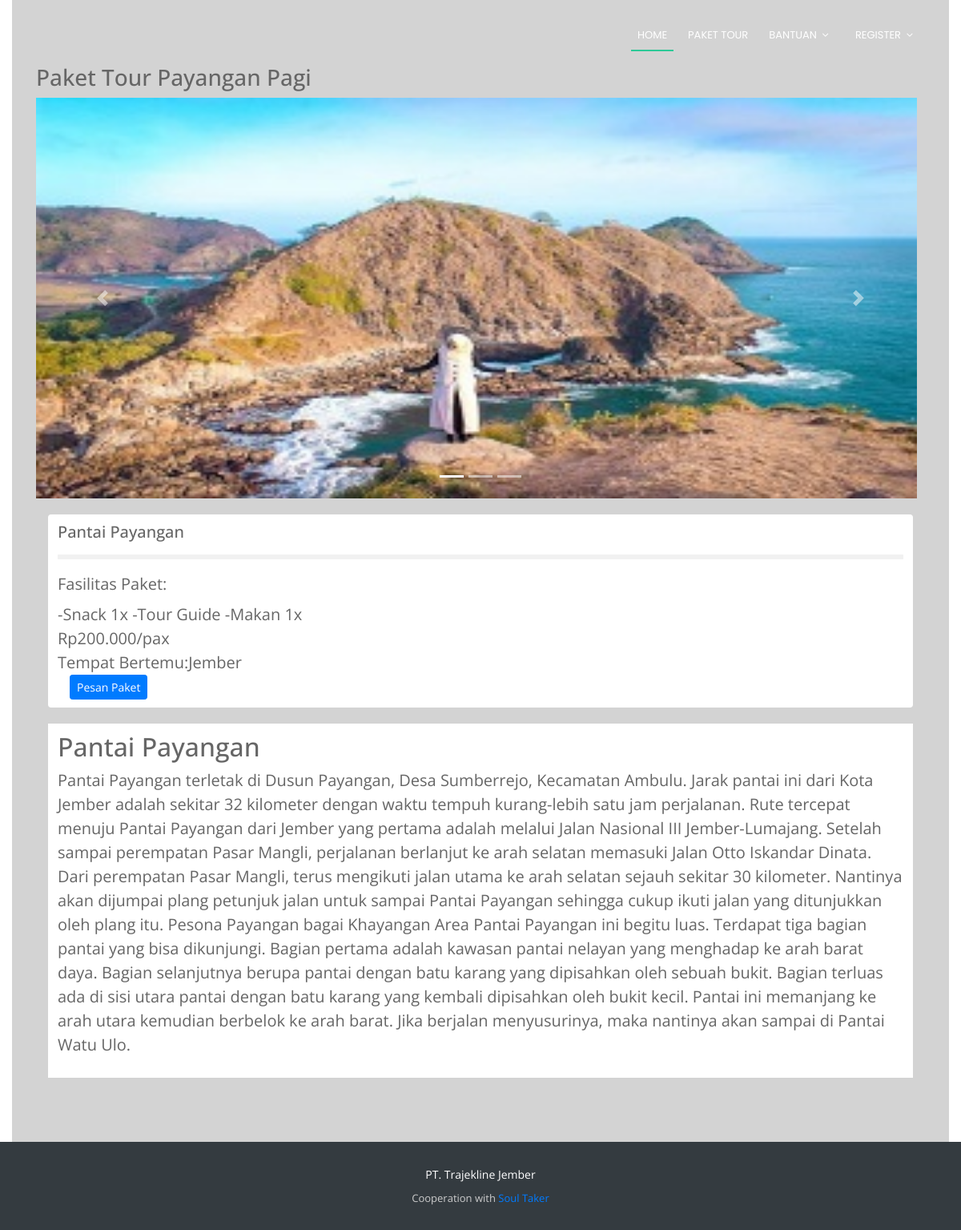
/home/detail_paket/27, run on the app's committed database.
### tables this page shows
CREATE TABLE `paket_tour` (
  `id_paket` int(11) NOT NULL,
  `id_transaksi` int(11) NOT NULL,
  `nama_paket` varchar(255) NOT NULL,
  `nama_wisata` varchar(255) NOT NULL,
  `harga` float NOT NULL,
  `fasilitas` varchar(255) NOT NULL,
  `deskripsi` text NOT NULL,
  `kategori` varchar(255) NOT NULL,
  `foto` varchar(255) NOT NULL
);

### application/controllers/Home.php (called while the page is built, shortened)
<?php
class Home extends CI_Controller{
    public function detail_paket($id_paket){
        $where = array('id_paket' => $id_paket);
        $username = $this->session->userdata('session_customer');
        $data['profil'] = $this->customer_model->getProfil($username)->result();
       $data['paket'] = $this->Home_model->get_detail($where, 'paket_tour')->result();
       $this->template_customer->views('detail_paket',$data);
    }
}
?>

### index.php (called while the page is built, shortened)
<?php
require_once BASEPATH.'core/CodeIgniter.php';

### application/models/Home_model.php (called while the page is built, shortened)
<?php
class Home_model extends CI_Model{
    function get_detail($where,$table){
        return $this->db->get_where($table,$where);
       }
}
?>

### application/views/detail_paket.php (the view, shortened to what this page needs)
  <section id="detail">
  <?php
foreach($paket as $detail){
?>
  <div class="container">
  <h3 class="section-title">Paket <?php  echo $detail->nama_paket; ?></h3>
  <div id="demo" class="carousel slide" data-ride="carousel">
<ul class="carousel-indicators">
  <li data-target="#demo" data-slide-to="0" class="active"></li>
  <li data-target="#demo" data-slide-to="1"></li>
  <li data-target="#demo" data-slide-to="2"></li>
</ul>
<div class="carousel-inner">
  <div class="carousel-item active">
    <img src="<?php echo base_url();?>asset/img/destinasi/<?php echo $detail->foto;?>" alt="G.Bromo1" width="1100" height="500">
  </div>
</div>
<a class="carousel-control-prev" href="#demo" data-slide="prev">
  <span class="carousel-control-prev-icon"></span>
</a>
<a class="carousel-control-next" href="#demo" data-slide="next">
  <span class="carousel-control-next-icon"></span>
</a>
</div>
  <div class="container " >
  <div class="container" id="infopaket1" >
    <tr>
      <td><h5 class="section-title"><?php  echo $detail->nama_wisata; ?></h5></td>
      <hr style="border:3px solid #f1f1f1">
    </tr>
    <tr>
    <label for="fasilitas">Fasilitas Paket:</label>
    <br>
    <td><?php  echo $detail->fasilitas; ?></td>
    </tr>
    <tr>
    <br>
      <td>Rp<?php  echo number_format($detail->harga,0,',','.'); ?>/pax</td>
      <br>Tempat Bertemu:<td>Jember</td>
    </tr>
    <div class="col-6 col-md-3">
    <button class="btn btn-primary btn-sm btninsert" data-toggle="modal" data-target="#pesanModal">Pesan Paket</button>
    </div>
  </div>
  <div class="container" id="deskripsi" >
  <h2 ><?php  echo $detail->nama_wisata; ?></h2>
<p><span id="dots"><?php  echo $detail->deskripsi; ?></span>
  </div>
            <?php }?>
  </section>

### application/views/customer/_template/head.php (shortened to what this page needs)
<head>
  <link href="<?php echo base_url('asset/lib/bootstrap/css/bootstrap.min.css')?>" rel="stylesheet">
  <link href="<?php echo base_url('asset/lib/font-awesome/css/font-awesome.min.css')?>" rel="stylesheet">
  <link href="<?php echo base_url('asset/lib/animate/animate.min.css')?>" rel="stylesheet">
  <link href="<?php echo base_url('asset/css/style.css')?>" rel="stylesheet">
</head>

### application/views/customer/_template/topbar.php (shortened to what this page needs)
 <header id="header">
   <div class="container">
     <nav id="nav-menu-container">
       <ul class="nav-menu">
         <li class="menu-active"><a href="<?php echo base_url('home/index/#home'); ?>">Home</a></li>
         <li><a href="<?php echo base_url('home/index/#wisata'); ?>">Paket Tour</a></li>
           <li class="menu-has-children"><a href="">Bantuan</a>
         </li>
         <?php
         if($this->session->userdata("session_customer")){
        ?>
       <li class="menu-active"><a href="profil.php" >Selamat datang, <?php echo $this->session->userdata("session_customer"); ?></a></li>
       <li ><a  class="dropdown-toggle icon-cog"  href="#">&#8801;</a>
           <ul>
             <li><a href="<?php echo base_url('customer/profil'); ?>">Profil</a></li>
             <li><a href="<?php echo base_url('bookingList'); ?>">Booking List</a></li>
             <li><a href="<?php echo base_url('customer/logout'); ?>">Keluar</a></li>
           </ul>
         </li>
       <?php
         }else{
      ?>
			<li class="menu-has-children"><a href="">Register</a>
<?php
}
?>
       </ul>
     </nav>
   </div>
 </header>

### application/views/customer/_template/content.php
<div class="container-fluid">
     <?php echo $isi;?>
</div>

### application/views/customer/_template/footer.php (shortened to what this page needs)
<footer id="footer" >
    <div class="container">
      <div class="copyright">
        PT. Trajekline Jember
      </div>
      <div class="credits">
        Cooperation with <a href="#soultaker">Soul Taker</a>
      </div>
    </div>
  </footer>

### application/libraries/Template_customer.php
<?php
    class Template_customer{
        protected $_ci;
        function __construct(){
            $this->_ci = &get_instance();
        }
        function views($template_customer = NULL, $data = NULL){
            if($template_customer != NULL){
           $data['head'] = $this->_ci->load->view('customer/_template/head', $data, TRUE);
           $data['topbar'] = $this->_ci->load->view('customer/_template/topbar', $data, TRUE);
           $data['isi'] = $this->_ci->load->view($template_customer, $data, TRUE);
           $data['content'] = $this->_ci->load->view('customer/_template/content', $data, TRUE);
           $data['footer'] = $this->_ci->load->view('customer/_template/footer', $data, TRUE);
           $data['js'] = $this->_ci->load->view('customer/_template/js', $data, TRUE);
           echo $data['template_customer'] =$this->_ci->load->view('customer/_template/template', $data, TRUE);
            }
        }
    }

### application/views/customer/_template/template.php (shortened to what this page needs)
<html lang="en">
<?php echo @$head; ?>
<body id="page-top">
  <div id="wrapper">
    <div id="content-wrapper" class="d-flex flex-column">
      <div id="content">
       <?php echo @$topbar; ?>
        <?php echo @$content; ?>
      </div>
      <?php echo @$footer; ?>
    </div>
  </div>
</body>
</html>

### asset/css/style.css (style rules this page uses)
body { background: #fff; color: #666666; font-family: "Open Sans", sans-serif; }
#header { padding: 30px 0; height: 92px; position: fixed; left: 0; top: 0; right: 0; transition: all 0.5s; z-index: 997; }
.nav-menu, .nav-menu * { margin: 0; padding: 0; list-style: none; }
.nav-menu li { position: relative; white-space: nowrap; }
.nav-menu > li { float: left; }
.sf-arrows .sf-with-ul { padding-right: 30px; }
.sf-arrows .sf-with-ul:after { content: "\f107"; position: absolute; right: 15px; font-family: FontAwesome; font-style: normal; font-weight: normal; }
#nav-menu-container { float: right; margin: 0; }
.nav-menu a { padding: 0 8px 10px 8px; text-decoration: none; display: inline-block; color: #fff; font-family: "Poppins", sans-serif; font-weight: 400; text-transform: uppercase; font-size: 13px; outline: none; }
.nav-menu > li { margin-left: 10px; }
.nav-menu > li > a:before { content: ""; position: absolute; width: 100%; height: 2px; bottom: 0; left: 0; background-color: #2dc997; visibility: hidden; -webkit-transform: scaleX(0); transform: scaleX(0); -webkit-transition: all 0.3s ease-in-out 0s; transition: all 0.3s ease-in-out 0s; }
.nav-menu a:hover:before, .nav-menu li:hover > a:before, .nav-menu .menu-active > a:before { visibility: visible; -webkit-transform: scaleX(1); transform: scaleX(1); }
#mobile-nav { position: fixed; top: 0; padding-top: 18px; bottom: 0; z-index: 998; background: rgba(52, 59, 64, 0.9); left: -260px; width: 260px; overflow-y: auto; transition: 0.4s; }
#mobile-nav ul { padding: 0; margin: 0; list-style: none; }
#mobile-nav ul li { position: relative; }
#mobile-nav ul li a { color: #fff; font-size: 16px; overflow: hidden; padding: 10px 22px 10px 15px; position: relative; text-decoration: none; width: 100%; display: block; outline: none; }
#detail { background: #D3D3D3; padding: 80px 0; }
#detail #infopaket1 { padding: 10px 12px; font-size: 20px; border-radius: 4px ; background: white; margin-top:20px; height:relative; width:100%; }
#detail #deskripsi { padding: 10px 12px; font-size: 20px; background: white; margin-top:20px; height: relative; width:100%; }
#footer { background: #343b40; padding: 30px 0; color: #fff; font-size: 14px; }
#footer .copyright { text-align: center; }
#footer .credits { padding-top: 10px; text-align: center; font-size: 13px; color: #ccc; }

### data on the page
paket_tour: nama_paket "Tour Payangan Pagi", foto (picture), nama_wisata "Pantai Payangan", fasilitas "-Snack 1x -Tour Guide -Makan 1x", harga "200.000", deskripsi "Pantai Payangan terletak di Dusun Payangan, Desa Sumberrejo, Kecamatan Ambulu. Jarak pantai ini dari Kota Jember adalah sekitar 32 kilometer dengan waktu tempuh kurang-lebih satu jam perjalanan. Rute tercepat menuju Pantai Payangan dari Jember yang pertama adalah melalui Jalan Nasional III Jember-Lumajang. Setelah sampai perempatan Pasar Mangli, perjalanan berlanjut ke arah selatan memasuki Jalan Otto Iskandar Dinata. Dari perempatan Pasar Mangli, terus mengikuti jalan utama ke arah selatan sejauh sekitar 30 kilometer. Nantinya akan dijumpai plang petunjuk jalan untuk sampai Pantai Payangan sehingga cukup ikuti jalan yang ditunjukkan oleh plang itu. Pesona Payangan bagai Khayangan Area…"
